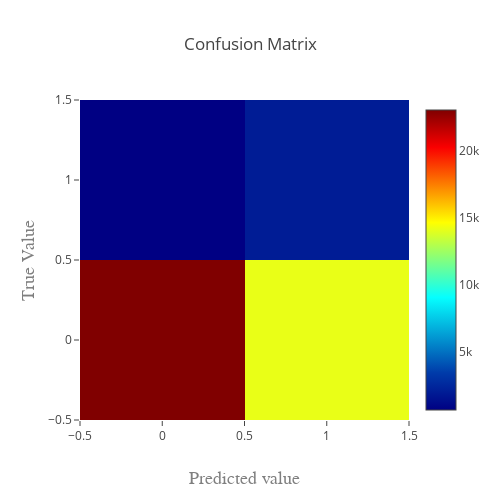

Notebook code for this chart:
### Code cell
int_conf_mat(y_test, predictions)

### Figure 1 — Plotly figure (JSON) as saved in the notebook; plotly's stock layout.template omitted (floating-point values rounded to 4 significant figures)
{"data": [{"colorscale": "Jet", "type": "heatmap", "x": [0, 1], "y": [0, 1], "z": [[23071, 14173], [666, 1976]]}], "layout": {"barmode": "overlay", "height": 500, "title": "Confusion Matrix", "width": 500, "xaxis": {"title": "Predicted value", "titlefont": {"color": "#7f7f7f", "family": "Courier New, monospace", "size": 18}}, "yaxis": {"title": "True Value", "titlefont": {"color": "#7f7f7f", "family": "Courier New, monospace", "size": 18}}}}
